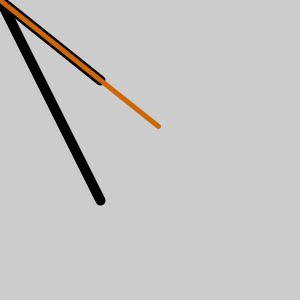
Frame 1 (no input)
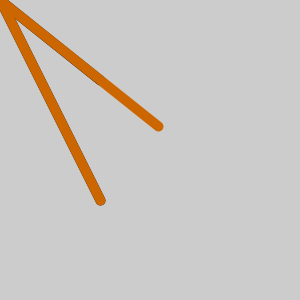
Frame 2 (the mouse pressed at the canvas centre, redrawn once)

The Processing sketch that drew these frames (run headless with seeded random() and noise(); the mouse was pressed at the canvas centre and the sketch redrawn once):

// Processing sketch: PVector_dot
// ── PVector_dot.pde
PVector v1, v2;

void setup() {
  size(300, 300);

  noLoop();

  v1 = new PVector(100, 200, 0);

  v2 = new PVector(100, 80, 0);
}

void draw() {
  strokeWeight(10);
  // 绘制向量v1和向量v2,黑色线段
  line(0, 0, v1.x, v1.y);

  line(0, 0, v2.x, v2.y);

  // 将向量v2单位化后,v1投影在其中
  v2.normalize();

  // 利用点乘计算出投影长度
  float d = v1.dot(v2);

  // 将单位向量进行伸长,扩展为v1的平行分量,将其绘制,橘色线段
  v2.mult(d);

  strokeWeight(5);

  stroke(204, 102, 0);

  line(0, 0, v2.x, v2.y);
}
